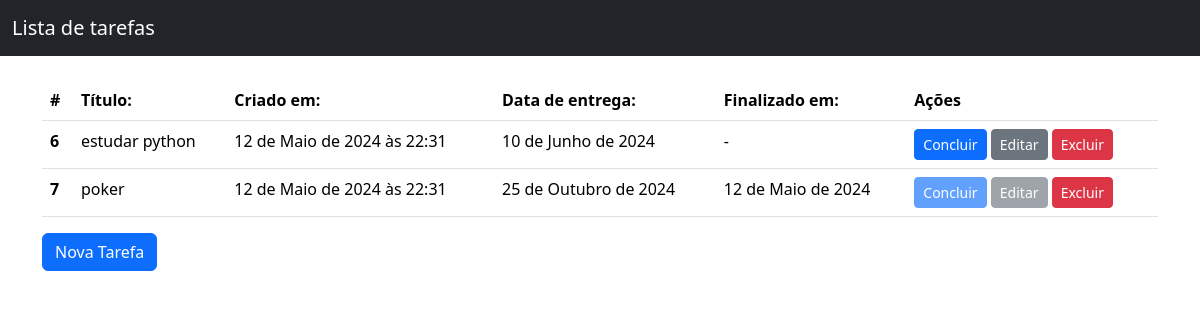
The page / on the database its author committed.
### todos/models.py (models this page shows, shortened)
class Todo(models.Model):
    titulo = models.CharField(max_length=100, null=False, blank=False)
    criado_em = models.DateTimeField(auto_now_add=True, null=False, blank=False)
    data_entrega = models.DateField(null=False, blank=False)
    finalizado_em = models.DateField(null=True)
    class Meta:
        ordering = ["data_entrega"]

### todos/views.py (the view)
# urls.py: path("", TodoListView.as_view(), name="todo_list"),
class TodoListView(ListView):
    model = Todo

### todos/templates/todos/todo_list.html (shortened to what this page needs)
{% extends "base.html" %}
{% block content %}
{% if todo_list %}
    <table class="table">
        <thead>
            <tr>
                <th scope="col">#</th>
                <th scope="col">Título:</th>
                <th scope="col">Criado em:</th>
                <th scope="col">Data de entrega:</th>
                <th scope="col">Finalizado em:</th>
                <th scope="col">Ações</th>
            </tr>
        </thead>
        <tbody>
            {% for todo in todo_list %}
                <tr>
                    <th scope="row">{{ todo.pk }}</th>
                    <td>{{ todo.titulo }}</td>
                    <td>{{ todo.criado_em }}</td>
                    <td>{{ todo.data_entrega }}</td>
                    <td>{{ todo.finalizado_em|default:"-" }}</td>
                    <td>
                        <a href="{% url "todo_complete" pk=todo.pk %}" class="btn btn-primary btn-sm {% if todo.finalizado_em %}disabled{% endif %}">Concluir</a>
                        <a href="{% url "todo_update" pk=todo.pk %}" class="btn btn-secondary btn-sm {% if todo.finalizado_em %}disabled{% endif %}">Editar</a>
                        <a href="{% url "todo_delete" pk=todo.pk %}" class="btn btn-danger btn-sm" >Excluir</a>
                    </td>
                </tr>
            {% endfor %}
        </tbody>
    </table>
{%else%}
    <p>Não há tarefas cadastradas.</p>
{%endif%}
    <a href="{% url 'todo_create' %}" class="btn btn-primary">Nova Tarefa</a>
{% endblock content %}

### todos/templates/base.html (shortened to what this page needs)
<!DOCTYPE html>
<html lang="pt-br">
  <head>
    <link href="https://cdn.jsdelivr.net/npm/bootstrap@5.3.3/dist/css/bootstrap.min.css" rel="stylesheet">
  </head>
  <body>
    <nav class="navbar bg-dark mb-4" data-bs-theme="dark">
        <div class="container-fluid">
          <a class="navbar-brand" href="{% url "todo_list" %}">Lista de tarefas </a>
        </div>
    </nav>
    <main class="container">
       {% block content  %}{% endblock  %}
    </main>
  </body>
</html>

### rows shown on the page
Todo: pk "6", titulo "estudar python", criado_em "12 de Maio de 2024 às 22:31", data_entrega "10 de Junho de 2024", finalizado_em "-"
Todo: pk "7", titulo "poker", criado_em "12 de Maio de 2024 às 22:31", data_entrega "25 de Outubro de 2024", finalizado_em "12 de Maio de 2024"
